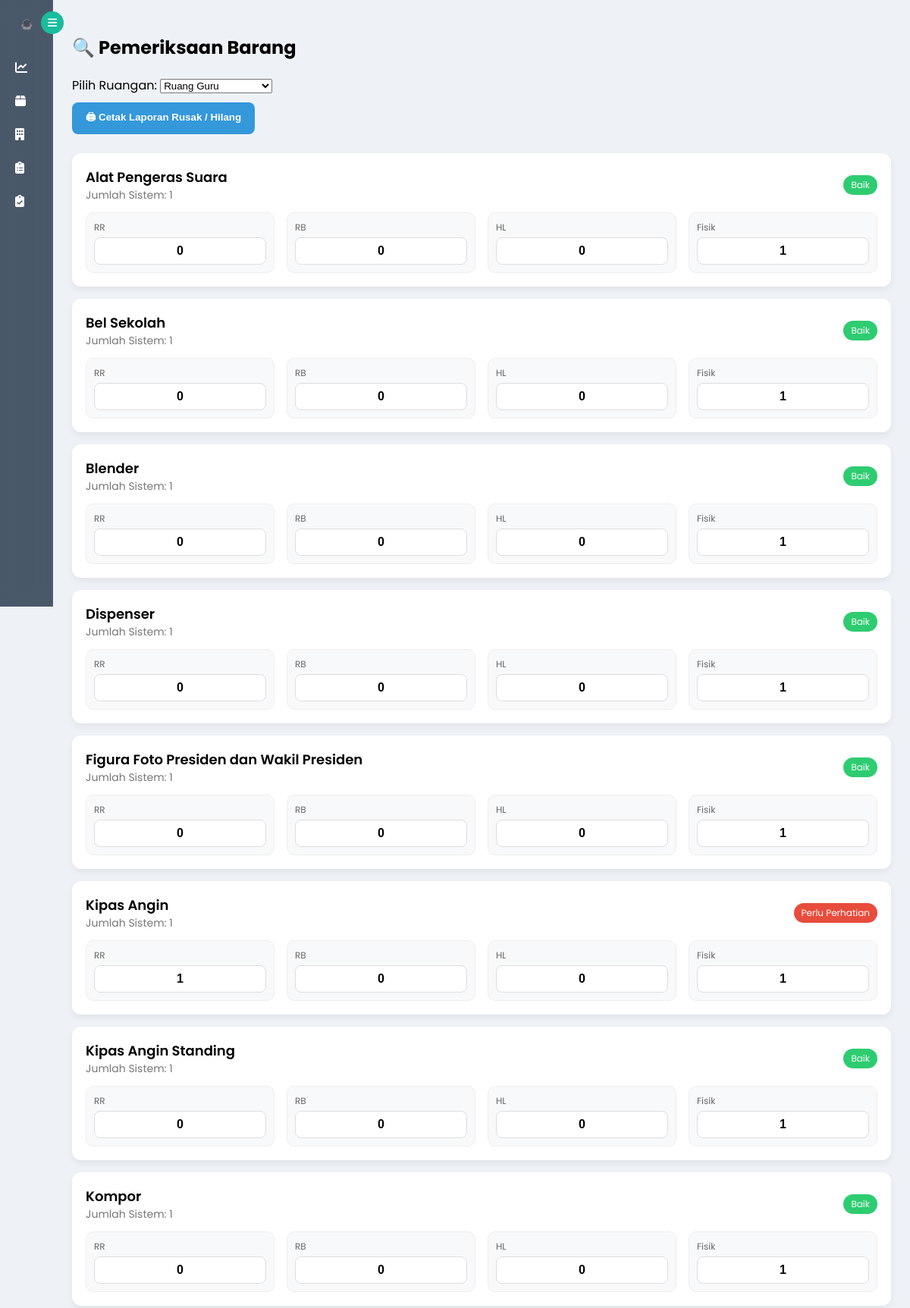
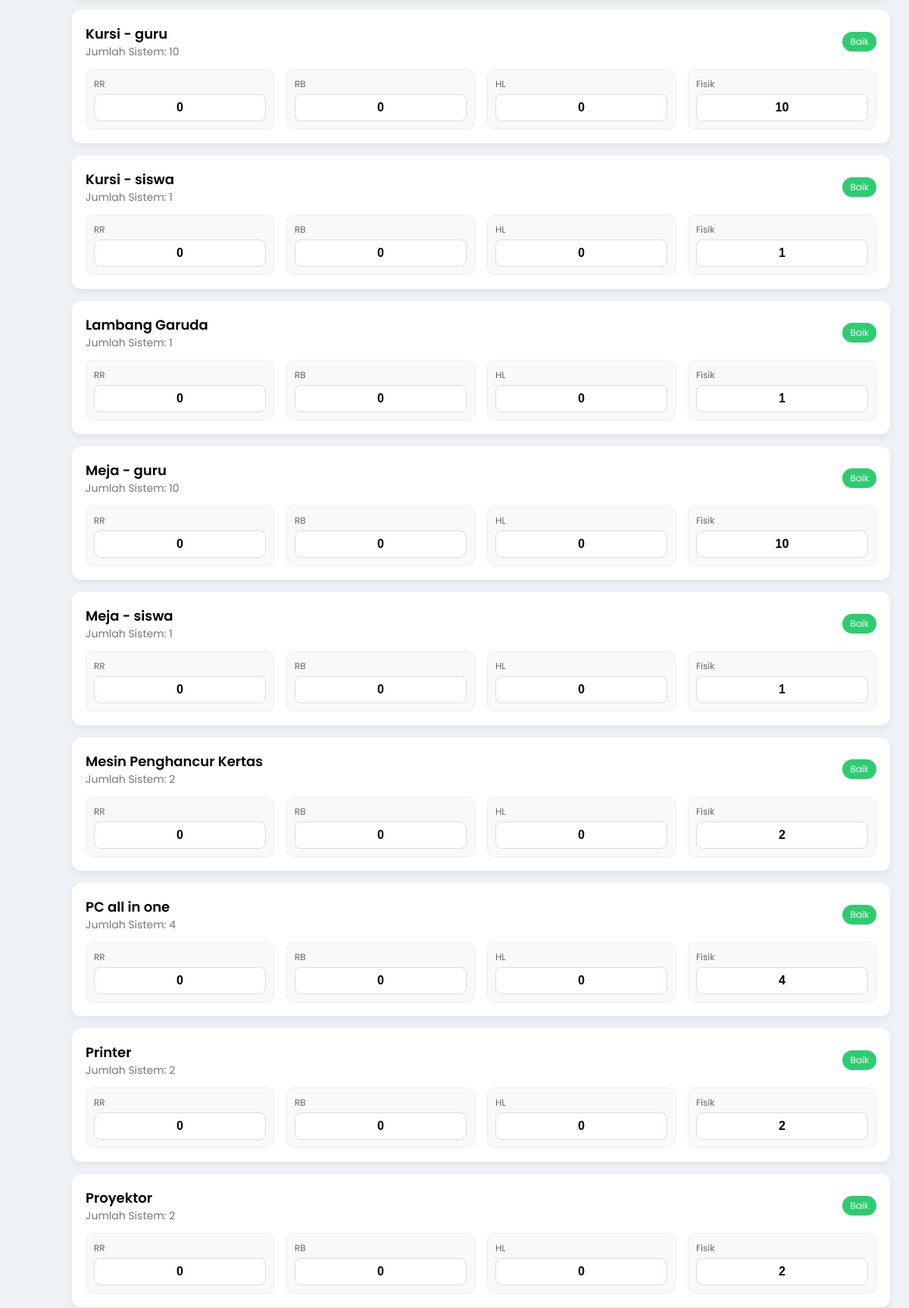
Page /periksa?ruang_id=1 (upper part) on the committed database (2 pictures, top to bottom).
### tables this page shows
CREATE TABLE "barang" (
	"id"	INTEGER,
	"nama_barang"	TEXT NOT NULL,
	"jumlah_barang"	INTEGER,
	"tipe"	TEXT,
	"merk"	TEXT,
	"tahun_perolehan"	INTEGER,
	"nilai"	INTEGER, ruang_id INTEGER, kode_barang TEXT, tanggal_input DATETIME, tanggal_update DATETIME,
	PRIMARY KEY("id" AUTOINCREMENT)
);

### app.py (the view, shortened to what this page needs)
@app.route('/periksa', methods=['GET', 'POST'])
def periksa():
    if request.method == 'POST' and not is_admin():
        flash("Akses ditolak!", "error")
        return redirect(url_for('periksa'))
    conn = get_db()
    ruang = conn.execute("SELECT * FROM ruang ORDER BY nama_ruang").fetchall()
    ruang_id = request.args.get('ruang_id')
    barang = []
    if ruang_id:
        barang = conn.execute("""
            SELECT
                barang.id as barang_id,
                barang.nama_barang,

                COALESCE(pf.jumlah_fisik, SUM(aset.jumlah)) as jumlah,

                COALESCE(pf.bb,0) as bb,
                COALESCE(pf.rr,0) as rr,
                COALESCE(pf.rb,0) as rb,
                COALESCE(pf.hl,0) as hl

            FROM aset
            JOIN barang ON aset.barang_id = barang.id

            LEFT JOIN pemeriksaan_fisik pf
                ON barang.id = pf.barang_id

            WHERE aset.ruang_id = ?

            GROUP BY barang.id
            ORDER BY barang.nama_barang
        """, (ruang_id,)).fetchall()
    conn.close()
    return render_template(
        "periksa.html",
        ruang=ruang,
        barang=barang,
        ruang_id=ruang_id
    )

### app.py (called while the page is built)
def get_db():
    conn = sqlite3.connect("aset.db", timeout=10)
    conn.row_factory = sqlite3.Row
    return conn

@app.before_request
def session_timeout():
    if session.get('role') == 'admin':
        now = datetime.now()
        last_activity = session.get('last_activity')
        if last_activity:
            last_activity = datetime.strptime(last_activity, "%Y-%m-%d %H:%M:%S")
            if now - last_activity > timedelta(minutes=5):
                session.clear()
                return redirect(url_for('login'))
        session['last_activity'] = now.strftime("%Y-%m-%d %H:%M:%S")

### templates/periksa.html (shortened to what this page needs)
{% extends "layout.html" %}
{% block content %}
<div class="card">
<h2>🔍 Pemeriksaan Barang</h2>
<form method="GET">
    <label>Pilih Ruangan:</label>
    <select name="ruang_id" onchange="this.form.submit()">
    {% for r in ruang %}
        <option value="{{ r.id }}"
        {% if ruang_id == r.id|string %}selected{% endif %}>
            {{ r.nama_ruang }}
        </option>
    {% endfor %}
</select>
</form>
    {% if ruang_id %}
    <div style="margin-top:10px;">
        <a href="/pemeriksaan/cetak/{{ ruang_id }}" target="_blank">
            <button type="button"
                    class="btn-simpan"
                    style="background:#3498db;">
                🖨 Cetak Laporan Rusak / Hilang
            </button>
        </a>
    </div>
    {% endif %}
</div>
<br>
{% if barang %}
<div class="card">
<table>
<form method="POST" action="/periksa">
{% for b in barang %}
<div class="card-barang">
    <div class="barang-header">
        <div>
            <div class="barang-nama">{{ b.nama_barang }}</div>
            <div class="jumlah">Jumlah Sistem: {{ b.jumlah }}</div>
        </div>
        {% if b.rr + b.rb + b.hl > 0 %}
            <span class="badge-kondisi rusak">Perlu Perhatian</span>
        {% else %}
            <span class="badge-kondisi baik">Baik</span>
        {% endif %}
    </div>
    <div class="input-group">
        <div class="input-box">
            <label>RR</label>
            <input type="number" name="rr_{{ b.barang_id }}" value="{{ b.rr }}">
        </div>
        <div class="input-box">
            <label>RB</label>
            <input type="number" name="rb_{{ b.barang_id }}" value="{{ b.rb }}">
        </div>
        <div class="input-box">
            <label>HL</label>
            <input type="number" name="hl_{{ b.barang_id }}" value="{{ b.hl }}">
        </div>
        <div class="input-box">
            <label>Fisik</label>
            <input type="number" name="jumlah_{{ b.barang_id }}" value="{{ b.jumlah }}"readonly>
        </div>
    </div>
</div>
{% endfor %}
</form>
</table>
</div>
{% endif %}
{% endblock %}

### templates/layout.html (style rules this page uses)
body { margin:0; font-family:'Poppins',sans-serif; background:#eef2f7; }

### templates/periksa.html (style rules this page uses)
input[type=number] { -moz-appearance: textfield; }
* { box-sizing: border-box; }
.card-barang { background:#fff; border-radius:12px; padding:18px; overflow:hidden; margin-bottom:16px; box-shadow:0 4px 10px rgba(0,0,0,0.06); }
.barang-header { display:flex; justify-content:space-between; align-items:center; margin-bottom:10px; }
.barang-nama { font-size:18px; font-weight:600; }
.jumlah { font-size:14px; color:#777; }
.input-group { display:grid; grid-template-columns: repeat(4, 1fr); gap:16px; margin-top:12px; width:100%; }
.input-box { background:#f8f9fa; padding:10px; width:100%; border-radius:10px; border:1px solid #eee; }
.input-box label { display:block; font-size:12px; color:#666; margin-bottom:4px; }
.input-box input { width:100%; max-width:100%; padding:8px; border-radius:8px; border:1px solid #ddd; text-align:center; font-size:16px; font-weight:bold; }
.btn-simpan { background:#27ae60; color:white; border:none; padding:10px 18px; border-radius:8px; cursor:pointer; font-weight:600; }
.badge-kondisi { padding:4px 10px; border-radius:20px; font-size:12px; color:white; }
.baik { background:#2ecc71; }
.rusak { background:#e74c3c; }

### rows in the picture
barang: nama_barang "Alat Pengeras Suara", jumlah "1", shows "Baik", rr "0", rb "0", hl "0"
barang: nama_barang "Bel Sekolah", jumlah "1", shows "Baik", rr "0", rb "0", hl "0"
barang: nama_barang "Blender", jumlah "1", shows "Baik", rr "0", rb "0", hl "0"
barang: nama_barang "Dispenser", jumlah "1", shows "Baik", rr "0", rb "0", hl "0"
barang: nama_barang "Figura Foto Presiden dan Wakil Presiden", jumlah "1", shows "Baik", rr "0", rb "0", hl "0"
barang: nama_barang "Kipas Angin", jumlah "1", shows "Perlu Perhatian", rr "1", rb "0", hl "0"
barang: nama_barang "Kipas Angin Standing", jumlah "1", shows "Baik", rr "0", rb "0", hl "0"
barang: nama_barang "Kompor", jumlah "1", shows "Baik", rr "0", rb "0", hl "0"
barang: nama_barang "Kursi - guru", jumlah "10", shows "Baik", rr "0", rb "0", hl "0"
barang: nama_barang "Kursi - siswa", jumlah "1", shows "Baik", rr "0", rb "0", hl "0"
barang: nama_barang "Lambang Garuda", jumlah "1", shows "Baik", rr "0", rb "0", hl "0"
barang: nama_barang "Meja - guru", jumlah "10", shows "Baik", rr "0", rb "0", hl "0"
barang: nama_barang "Meja - siswa", jumlah "1", shows "Baik", rr "0", rb "0", hl "0"
barang: nama_barang "Mesin Penghancur Kertas", jumlah "2", shows "Baik", rr "0", rb "0", hl "0"
barang: nama_barang "PC all in one", jumlah "4", shows "Baik", rr "0", rb "0", hl "0"
barang: nama_barang "Printer", jumlah "2", shows "Baik", rr "0", rb "0", hl "0"
barang: nama_barang "Proyektor", jumlah "2", shows "Baik", rr "0", rb "0", hl "0"

### other values in the picture
form field ruang_id "Ruang Guru"
